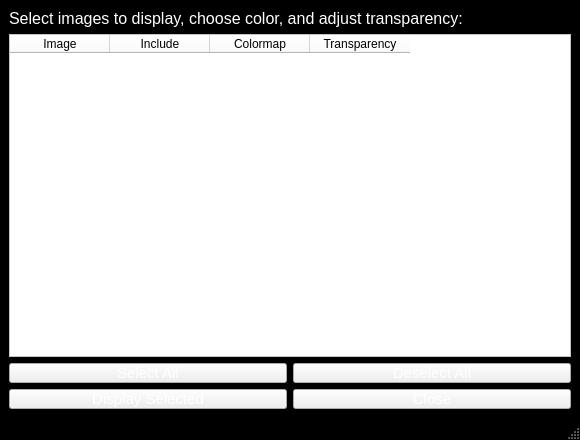
<?xml version="1.0" encoding="UTF-8"?>
<ui version="4.0">
 <class>MultiPhasorSelector</class>
 <widget class="QMainWindow" name="MultiPhasorSelector">
  <property name="geometry">
   <rect>
    <x>0</x>
    <y>0</y>
    <width>580</width>
    <height>440</height>
   </rect>
  </property>
  <property name="minimumSize">
   <size>
    <width>580</width>
    <height>440</height>
   </size>
  </property>
  <property name="palette">
   <palette>
    <active>
     <colorrole role="Button">
      <brush brushstyle="SolidPattern">
       <color alpha="255">
        <red>0</red>
        <green>0</green>
        <blue>0</blue>
       </color>
      </brush>
     </colorrole>
     <colorrole role="Base">
      <brush brushstyle="SolidPattern">
       <color alpha="255">
        <red>0</red>
        <green>0</green>
        <blue>0</blue>
       </color>
      </brush>
     </colorrole>
     <colorrole role="Window">
      <brush brushstyle="SolidPattern">
       <color alpha="255">
        <red>0</red>
        <green>0</green>
        <blue>0</blue>
       </color>
      </brush>
     </colorrole>
    </active>
    <inactive>
     <colorrole role="Button">
      <brush brushstyle="SolidPattern">
       <color alpha="255">
        <red>0</red>
        <green>0</green>
        <blue>0</blue>
       </color>
      </brush>
     </colorrole>
     <colorrole role="Base">
      <brush brushstyle="SolidPattern">
       <color alpha="255">
        <red>0</red>
        <green>0</green>
        <blue>0</blue>
       </color>
      </brush>
     </colorrole>
     <colorrole role="Window">
      <brush brushstyle="SolidPattern">
       <color alpha="255">
        <red>0</red>
        <green>0</green>
        <blue>0</blue>
       </color>
      </brush>
     </colorrole>
    </inactive>
    <disabled>
     <colorrole role="Button">
      <brush brushstyle="SolidPattern">
       <color alpha="255">
        <red>0</red>
        <green>0</green>
        <blue>0</blue>
       </color>
      </brush>
     </colorrole>
     <colorrole role="Base">
      <brush brushstyle="SolidPattern">
       <color alpha="255">
        <red>0</red>
        <green>0</green>
        <blue>0</blue>
       </color>
      </brush>
     </colorrole>
     <colorrole role="Window">
      <brush brushstyle="SolidPattern">
       <color alpha="255">
        <red>0</red>
        <green>0</green>
        <blue>0</blue>
       </color>
      </brush>
     </colorrole>
    </disabled>
   </palette>
  </property>
  <property name="windowTitle">
   <string>Multi-Phasor View</string>
  </property>
  <widget class="QWidget" name="centralwidget">
   <layout class="QVBoxLayout" name="verticalLayout">
    <item>
     <widget class="QLabel" name="label_2">
      <property name="palette">
       <palette>
        <active>
         <colorrole role="WindowText">
          <brush brushstyle="SolidPattern">
           <color alpha="255">
            <red>255</red>
            <green>255</green>
            <blue>255</blue>
           </color>
          </brush>
         </colorrole>
         <colorrole role="Text">
          <brush brushstyle="SolidPattern">
           <color alpha="255">
            <red>255</red>
            <green>255</green>
            <blue>255</blue>
           </color>
          </brush>
         </colorrole>
        </active>
        <inactive>
         <colorrole role="WindowText">
          <brush brushstyle="SolidPattern">
           <color alpha="255">
            <red>255</red>
            <green>255</green>
            <blue>255</blue>
           </color>
          </brush>
         </colorrole>
         <colorrole role="Text">
          <brush brushstyle="SolidPattern">
           <color alpha="255">
            <red>255</red>
            <green>255</green>
            <blue>255</blue>
           </color>
          </brush>
         </colorrole>
        </inactive>
        <disabled>
         <colorrole role="WindowText">
          <brush brushstyle="SolidPattern">
           <color alpha="255">
            <red>127</red>
            <green>127</green>
            <blue>127</blue>
           </color>
          </brush>
         </colorrole>
         <colorrole role="Text">
          <brush brushstyle="SolidPattern">
           <color alpha="255">
            <red>127</red>
            <green>127</green>
            <blue>127</blue>
           </color>
          </brush>
         </colorrole>
        </disabled>
       </palette>
      </property>
      <property name="font">
       <font>
        <pointsize>12</pointsize>
       </font>
      </property>
      <property name="text">
       <string>Select images to display, choose color, and adjust transparency:</string>
      </property>
     </widget>
    </item>
    <item>
     <widget class="QTableWidget" name="tableWidget">
      <property name="palette">
       <palette>
        <active>
         <colorrole role="Button">
          <brush brushstyle="SolidPattern">
           <color alpha="255">
            <red>255</red>
            <green>255</green>
            <blue>255</blue>
           </color>
          </brush>
         </colorrole>
         <colorrole role="Base">
          <brush brushstyle="SolidPattern">
           <color alpha="255">
            <red>255</red>
            <green>255</green>
            <blue>255</blue>
           </color>
          </brush>
         </colorrole>
         <colorrole role="Window">
          <brush brushstyle="SolidPattern">
           <color alpha="255">
            <red>255</red>
            <green>255</green>
            <blue>255</blue>
           </color>
          </brush>
         </colorrole>
        </active>
        <inactive>
         <colorrole role="Button">
          <brush brushstyle="SolidPattern">
           <color alpha="255">
            <red>255</red>
            <green>255</green>
            <blue>255</blue>
           </color>
          </brush>
         </colorrole>
         <colorrole role="Base">
          <brush brushstyle="SolidPattern">
           <color alpha="255">
            <red>255</red>
            <green>255</green>
            <blue>255</blue>
           </color>
          </brush>
         </colorrole>
         <colorrole role="Window">
          <brush brushstyle="SolidPattern">
           <color alpha="255">
            <red>255</red>
            <green>255</green>
            <blue>255</blue>
           </color>
          </brush>
         </colorrole>
        </inactive>
        <disabled>
         <colorrole role="Button">
          <brush brushstyle="SolidPattern">
           <color alpha="255">
            <red>255</red>
            <green>255</green>
            <blue>255</blue>
           </color>
          </brush>
         </colorrole>
         <colorrole role="Base">
          <brush brushstyle="SolidPattern">
           <color alpha="255">
            <red>255</red>
            <green>255</green>
            <blue>255</blue>
           </color>
          </brush>
         </colorrole>
         <colorrole role="Window">
          <brush brushstyle="SolidPattern">
           <color alpha="255">
            <red>255</red>
            <green>255</green>
            <blue>255</blue>
           </color>
          </brush>
         </colorrole>
        </disabled>
       </palette>
      </property>
      <property name="autoFillBackground">
       <bool>true</bool>
      </property>
      <column>
       <property name="text">
        <string>Image</string>
       </property>
      </column>
      <column>
       <property name="text">
        <string>Include</string>
       </property>
      </column>
      <column>
       <property name="text">
        <string>Colormap</string>
       </property>
      </column>
      <column>
       <property name="text">
        <string>Transparency</string>
       </property>
      </column>
     </widget>
    </item>
    <item>
     <layout class="QHBoxLayout" name="horizontalLayout">
      <item>
       <widget class="QPushButton" name="btnSelectAll">
        <property name="sizePolicy">
         <sizepolicy hsizetype="Preferred" vsizetype="Fixed">
          <horstretch>0</horstretch>
          <verstretch>0</verstretch>
         </sizepolicy>
        </property>
        <property name="minimumSize">
         <size>
          <width>150</width>
          <height>0</height>
         </size>
        </property>
        <property name="styleSheet">
         <string notr="true">QPushButton{

            border: 4px solid '#4aa3d1';
            background: '#4aa3d1';
            color: white;
            font-family: 'Helvetica';
            font-size: 15px;
            padding: 0px 0;
            margin-top: 0px
}
QPushButton:hover{
	background: '#173953';
     border: 4px solid '#173953'
}</string>
        </property>
        <property name="text">
         <string>Select All</string>
        </property>
       </widget>
      </item>
      <item>
       <widget class="QPushButton" name="btnDeselectAll">
        <property name="sizePolicy">
         <sizepolicy hsizetype="Preferred" vsizetype="Fixed">
          <horstretch>0</horstretch>
          <verstretch>0</verstretch>
         </sizepolicy>
        </property>
        <property name="minimumSize">
         <size>
          <width>150</width>
          <height>0</height>
         </size>
        </property>
        <property name="styleSheet">
         <string notr="true">QPushButton{

            border: 4px solid '#4aa3d1';
            background: '#4aa3d1';
            color: white;
            font-family: 'Helvetica';
            font-size: 15px;
            padding: 0px 0;
            margin-top: 0px
}
QPushButton:hover{
	background: '#173953';
     border: 4px solid '#173953'
}</string>
        </property>
        <property name="text">
         <string>Deselect All</string>
        </property>
       </widget>
      </item>
     </layout>
    </item>
    <item>
     <layout class="QHBoxLayout" name="horizontalLayout_2">
      <item>
       <widget class="QPushButton" name="btnDisplay">
        <property name="styleSheet">
         <string notr="true">QPushButton{

            border: 4px solid '#4aa3d1';
            background: '#4aa3d1';
            color: white;
            font-family: 'Helvetica';
            font-size: 15px;
            padding: 0px 0;
            margin-top: 0px
}
QPushButton:hover{
	background: '#173953';
     border: 4px solid '#173953'
}</string>
        </property>
        <property name="text">
         <string>Display Selected</string>
        </property>
       </widget>
      </item>
      <item>
       <widget class="QPushButton" name="btnClose">
        <property name="styleSheet">
         <string notr="true">QPushButton{

            border: 4px solid '#4aa3d1';
            background: '#4aa3d1';
            color: white;
            font-family: 'Helvetica';
            font-size: 15px;
            padding: 0px 0;
            margin-top: 0px
}
QPushButton:hover{
	background: '#173953';
     border: 4px solid '#173953'
}</string>
        </property>
        <property name="text">
         <string>Close</string>
        </property>
       </widget>
      </item>
     </layout>
    </item>
   </layout>
  </widget>
  <widget class="QStatusBar" name="statusbar"/>
 </widget>
 <resources/>
 <connections/>
</ui>
